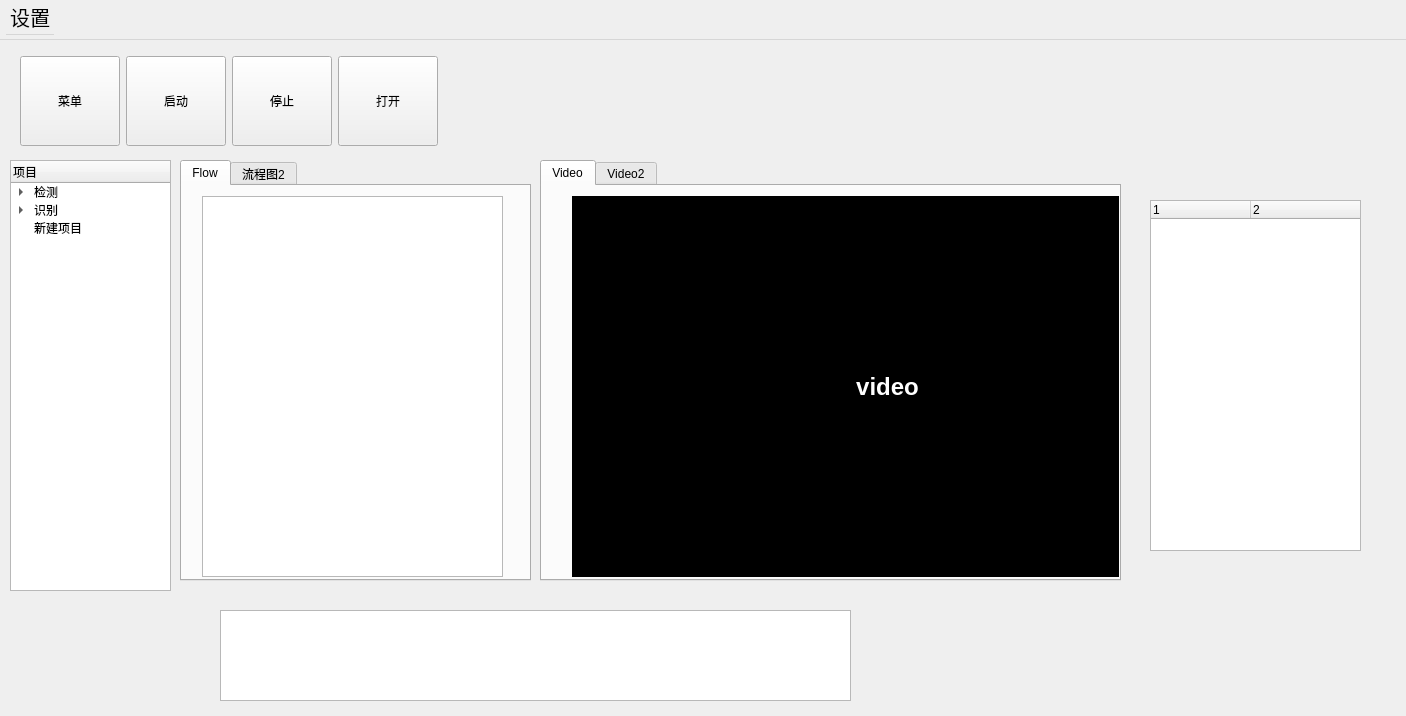
<?xml version="1.0" encoding="UTF-8"?>
<ui version="4.0">
 <class>MainWindow</class>
 <widget class="QMainWindow" name="MainWindow">
  <property name="geometry">
   <rect>
    <x>0</x>
    <y>0</y>
    <width>1406</width>
    <height>716</height>
   </rect>
  </property>
  <property name="sizePolicy">
   <sizepolicy hsizetype="MinimumExpanding" vsizetype="Preferred">
    <horstretch>0</horstretch>
    <verstretch>0</verstretch>
   </sizepolicy>
  </property>
  <property name="windowTitle">
   <string>MainWindow</string>
  </property>
  <widget class="QWidget" name="centralwidget">
   <widget class="QWidget" name="layoutWidget">
    <property name="geometry">
     <rect>
      <x>20</x>
      <y>10</y>
      <width>420</width>
      <height>102</height>
     </rect>
    </property>
    <layout class="QHBoxLayout" name="horizontalLayout">
     <item>
      <widget class="QPushButton" name="menu_button">
       <property name="minimumSize">
        <size>
         <width>100</width>
         <height>90</height>
        </size>
       </property>
       <property name="maximumSize">
        <size>
         <width>100</width>
         <height>90</height>
        </size>
       </property>
       <property name="text">
        <string>菜单</string>
       </property>
      </widget>
     </item>
     <item>
      <widget class="QPushButton" name="camera_button">
       <property name="minimumSize">
        <size>
         <width>100</width>
         <height>90</height>
        </size>
       </property>
       <property name="maximumSize">
        <size>
         <width>100</width>
         <height>90</height>
        </size>
       </property>
       <property name="text">
        <string>启动</string>
       </property>
      </widget>
     </item>
     <item>
      <widget class="QPushButton" name="close_button">
       <property name="minimumSize">
        <size>
         <width>100</width>
         <height>90</height>
        </size>
       </property>
       <property name="maximumSize">
        <size>
         <width>100</width>
         <height>90</height>
        </size>
       </property>
       <property name="text">
        <string>停止</string>
       </property>
      </widget>
     </item>
     <item>
      <widget class="QPushButton" name="open_button">
       <property name="minimumSize">
        <size>
         <width>100</width>
         <height>90</height>
        </size>
       </property>
       <property name="maximumSize">
        <size>
         <width>100</width>
         <height>90</height>
        </size>
       </property>
       <property name="text">
        <string>打开</string>
       </property>
      </widget>
     </item>
    </layout>
   </widget>
   <widget class="QTreeWidget" name="tree">
    <property name="geometry">
     <rect>
      <x>10</x>
      <y>120</y>
      <width>161</width>
      <height>431</height>
     </rect>
    </property>
    <column>
     <property name="text">
      <string>项目</string>
     </property>
    </column>
    <item>
     <property name="text">
      <string>检测</string>
     </property>
     <item>
      <property name="text">
       <string>直线</string>
      </property>
     </item>
     <item>
      <property name="text">
       <string>圆</string>
      </property>
     </item>
     <item>
      <property name="text">
       <string>灰度</string>
      </property>
     </item>
    </item>
    <item>
     <property name="text">
      <string>识别</string>
     </property>
     <item>
      <property name="text">
       <string>人脸</string>
      </property>
     </item>
     <item>
      <property name="text">
       <string>颜色</string>
      </property>
     </item>
    </item>
    <item>
     <property name="text">
      <string>新建项目</string>
     </property>
    </item>
   </widget>
   <widget class="QPlainTextEdit" name="plainTextEdit">
    <property name="geometry">
     <rect>
      <x>220</x>
      <y>570</y>
      <width>631</width>
      <height>91</height>
     </rect>
    </property>
   </widget>
   <widget class="QTreeWidget" name="treeWidget">
    <property name="geometry">
     <rect>
      <x>1150</x>
      <y>160</y>
      <width>211</width>
      <height>351</height>
     </rect>
    </property>
    <column>
     <property name="text">
      <string notr="true">1</string>
     </property>
    </column>
    <column>
     <property name="text">
      <string>2</string>
     </property>
    </column>
   </widget>
   <widget class="QTabWidget" name="tabWidget">
    <property name="geometry">
     <rect>
      <x>540</x>
      <y>120</y>
      <width>581</width>
      <height>421</height>
     </rect>
    </property>
    <property name="currentIndex">
     <number>0</number>
    </property>
    <widget class="QWidget" name="Video">
     <attribute name="title">
      <string>Video</string>
     </attribute>
     <widget class="QLabel" name="video">
      <property name="geometry">
       <rect>
        <x>30</x>
        <y>10</y>
        <width>631</width>
        <height>381</height>
       </rect>
      </property>
      <property name="styleSheet">
       <string notr="true">background-color: black;
color: white;
font-size: 24px;
font-weight: bold;</string>
      </property>
      <property name="text">
       <string>video</string>
      </property>
      <property name="alignment">
       <set>Qt::AlignCenter</set>
      </property>
     </widget>
    </widget>
    <widget class="QWidget" name="tab">
     <attribute name="title">
      <string>Video2</string>
     </attribute>
    </widget>
   </widget>
   <widget class="QTabWidget" name="flowWidget">
    <property name="geometry">
     <rect>
      <x>180</x>
      <y>120</y>
      <width>351</width>
      <height>421</height>
     </rect>
    </property>
    <property name="currentIndex">
     <number>0</number>
    </property>
    <widget class="QWidget" name="flow">
     <attribute name="title">
      <string>Flow</string>
     </attribute>
     <widget class="QGraphicsView" name="flowView">
      <property name="geometry">
       <rect>
        <x>20</x>
        <y>10</y>
        <width>301</width>
        <height>381</height>
       </rect>
      </property>
     </widget>
    </widget>
    <widget class="QWidget" name="tab_4">
     <attribute name="title">
      <string>流程图2</string>
     </attribute>
    </widget>
   </widget>
  </widget>
  <widget class="QMenuBar" name="menubar">
   <property name="geometry">
    <rect>
     <x>0</x>
     <y>0</y>
     <width>1406</width>
     <height>40</height>
    </rect>
   </property>
   <property name="sizePolicy">
    <sizepolicy hsizetype="Fixed" vsizetype="Minimum">
     <horstretch>0</horstretch>
     <verstretch>0</verstretch>
    </sizepolicy>
   </property>
   <property name="minimumSize">
    <size>
     <width>0</width>
     <height>40</height>
    </size>
   </property>
   <property name="maximumSize">
    <size>
     <width>16777215</width>
     <height>50</height>
    </size>
   </property>
   <property name="font">
    <font>
     <pointsize>15</pointsize>
    </font>
   </property>
   <widget class="QMenu" name="menu">
    <property name="geometry">
     <rect>
      <x>246</x>
      <y>140</y>
      <width>157</width>
      <height>130</height>
     </rect>
    </property>
    <property name="font">
     <font>
      <pointsize>15</pointsize>
     </font>
    </property>
    <property name="title">
     <string>设置</string>
    </property>
    <addaction name="action"/>
    <addaction name="action1"/>
   </widget>
   <addaction name="menu"/>
  </widget>
  <action name="action">
   <property name="text">
    <string>摄像头设置</string>
   </property>
   <property name="font">
    <font>
     <pointsize>15</pointsize>
    </font>
   </property>
  </action>
  <action name="action1">
   <property name="text">
    <string>1</string>
   </property>
   <property name="font">
    <font>
     <pointsize>15</pointsize>
    </font>
   </property>
  </action>
 </widget>
 <resources/>
 <connections/>
</ui>
